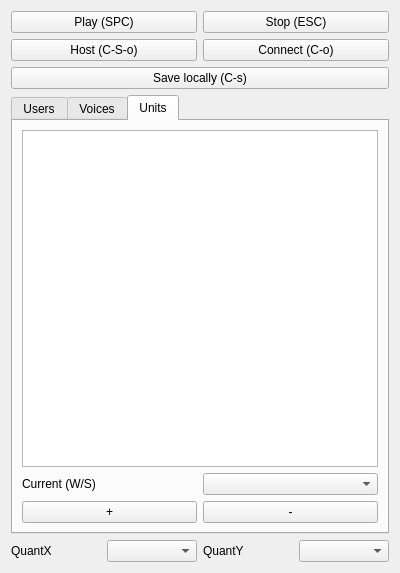
<?xml version="1.0" encoding="UTF-8"?>
<ui version="4.0">
 <class>SideMenu</class>
 <widget class="QWidget" name="SideMenu">
  <property name="geometry">
   <rect>
    <x>0</x>
    <y>0</y>
    <width>400</width>
    <height>573</height>
   </rect>
  </property>
  <property name="windowTitle">
   <string>Form</string>
  </property>
  <layout class="QVBoxLayout" name="verticalLayout">
   <item>
    <layout class="QHBoxLayout" name="horizontalLayout_2">
     <item>
      <widget class="QPushButton" name="playBtn">
       <property name="focusPolicy">
        <enum>Qt::NoFocus</enum>
       </property>
       <property name="text">
        <string>Play (SPC)</string>
       </property>
       <property name="icon">
        <iconset theme="play">
         <normaloff>.</normaloff>.</iconset>
       </property>
      </widget>
     </item>
     <item>
      <widget class="QPushButton" name="stopBtn">
       <property name="focusPolicy">
        <enum>Qt::NoFocus</enum>
       </property>
       <property name="text">
        <string>Stop (ESC)</string>
       </property>
      </widget>
     </item>
    </layout>
   </item>
   <item>
    <layout class="QHBoxLayout" name="horizontalLayout_4">
     <item>
      <widget class="QPushButton" name="hostBtn">
       <property name="focusPolicy">
        <enum>Qt::NoFocus</enum>
       </property>
       <property name="text">
        <string>Host (C-S-o)</string>
       </property>
      </widget>
     </item>
     <item>
      <widget class="QPushButton" name="connectBtn">
       <property name="focusPolicy">
        <enum>Qt::NoFocus</enum>
       </property>
       <property name="text">
        <string>Connect (C-o)</string>
       </property>
      </widget>
     </item>
    </layout>
   </item>
   <item>
    <widget class="QPushButton" name="saveBtn">
     <property name="focusPolicy">
      <enum>Qt::NoFocus</enum>
     </property>
     <property name="text">
      <string>Save locally (C-s)</string>
     </property>
    </widget>
   </item>
   <item>
    <layout class="QHBoxLayout" name="horizontalLayout_5">
     <property name="topMargin">
      <number>0</number>
     </property>
    </layout>
   </item>
   <item>
    <widget class="QTabWidget" name="tabWidget">
     <property name="currentIndex">
      <number>2</number>
     </property>
     <widget class="QWidget" name="tab">
      <attribute name="title">
       <string>Users</string>
      </attribute>
      <layout class="QHBoxLayout" name="horizontalLayout_6">
       <item>
        <widget class="QListView" name="userList">
         <property name="editTriggers">
          <set>QAbstractItemView::NoEditTriggers</set>
         </property>
        </widget>
       </item>
      </layout>
     </widget>
     <widget class="QWidget" name="tab_2">
      <attribute name="title">
       <string>Voices</string>
      </attribute>
      <layout class="QVBoxLayout" name="verticalLayout_2">
       <item>
        <widget class="QListWidget" name="woiceList"/>
       </item>
       <item>
        <layout class="QHBoxLayout" name="horizontalLayout_7">
         <item>
          <widget class="QPushButton" name="addWoiceBtn">
           <property name="focusPolicy">
            <enum>Qt::NoFocus</enum>
           </property>
           <property name="text">
            <string>+</string>
           </property>
          </widget>
         </item>
         <item>
          <widget class="QPushButton" name="changeWoiceBtn">
           <property name="text">
            <string>Change</string>
           </property>
          </widget>
         </item>
         <item>
          <widget class="QPushButton" name="removeWoiceBtn">
           <property name="focusPolicy">
            <enum>Qt::NoFocus</enum>
           </property>
           <property name="text">
            <string>-</string>
           </property>
          </widget>
         </item>
        </layout>
       </item>
      </layout>
     </widget>
     <widget class="QWidget" name="tab_7">
      <attribute name="title">
       <string>Units</string>
      </attribute>
      <layout class="QVBoxLayout" name="verticalLayout_3">
       <item>
        <widget class="QListWidget" name="unitList">
         <property name="selectionMode">
          <enum>QAbstractItemView::ExtendedSelection</enum>
         </property>
        </widget>
       </item>
       <item>
        <layout class="QHBoxLayout" name="horizontalLayout">
         <item>
          <widget class="QLabel" name="label">
           <property name="text">
            <string>Current (W/S)</string>
           </property>
          </widget>
         </item>
         <item>
          <widget class="QComboBox" name="unitCombo">
           <property name="focusPolicy">
            <enum>Qt::NoFocus</enum>
           </property>
          </widget>
         </item>
        </layout>
       </item>
       <item>
        <layout class="QHBoxLayout" name="horizontalLayout_8">
         <item>
          <widget class="QPushButton" name="addUnitBtn">
           <property name="focusPolicy">
            <enum>Qt::NoFocus</enum>
           </property>
           <property name="text">
            <string>+</string>
           </property>
          </widget>
         </item>
         <item>
          <widget class="QPushButton" name="removeUnitBtn">
           <property name="focusPolicy">
            <enum>Qt::NoFocus</enum>
           </property>
           <property name="text">
            <string>-</string>
           </property>
          </widget>
         </item>
        </layout>
       </item>
      </layout>
     </widget>
    </widget>
   </item>
   <item>
    <layout class="QHBoxLayout" name="horizontalLayout_3">
     <item>
      <widget class="QLabel" name="label_2">
       <property name="text">
        <string>QuantX</string>
       </property>
      </widget>
     </item>
     <item>
      <widget class="QComboBox" name="quantX">
       <property name="focusPolicy">
        <enum>Qt::NoFocus</enum>
       </property>
      </widget>
     </item>
     <item>
      <widget class="QLabel" name="label_3">
       <property name="text">
        <string>QuantY</string>
       </property>
      </widget>
     </item>
     <item>
      <widget class="QComboBox" name="quantY">
       <property name="focusPolicy">
        <enum>Qt::NoFocus</enum>
       </property>
      </widget>
     </item>
    </layout>
   </item>
  </layout>
 </widget>
 <resources/>
 <connections/>
</ui>
